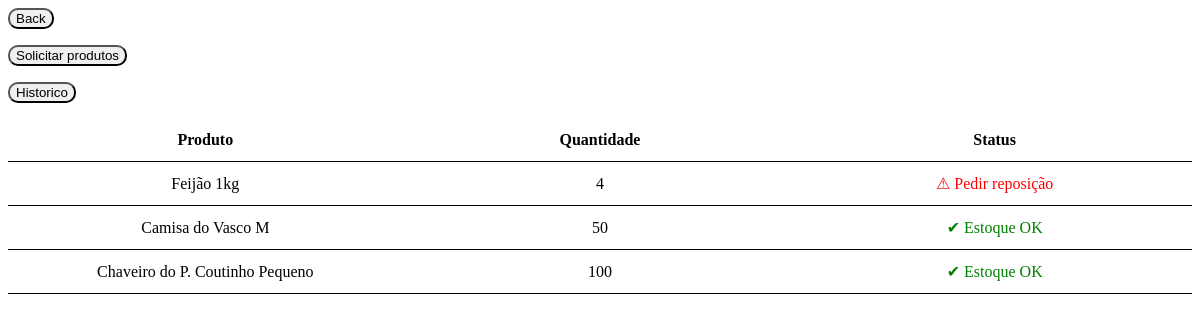
Page /estoque on the earlier database version.
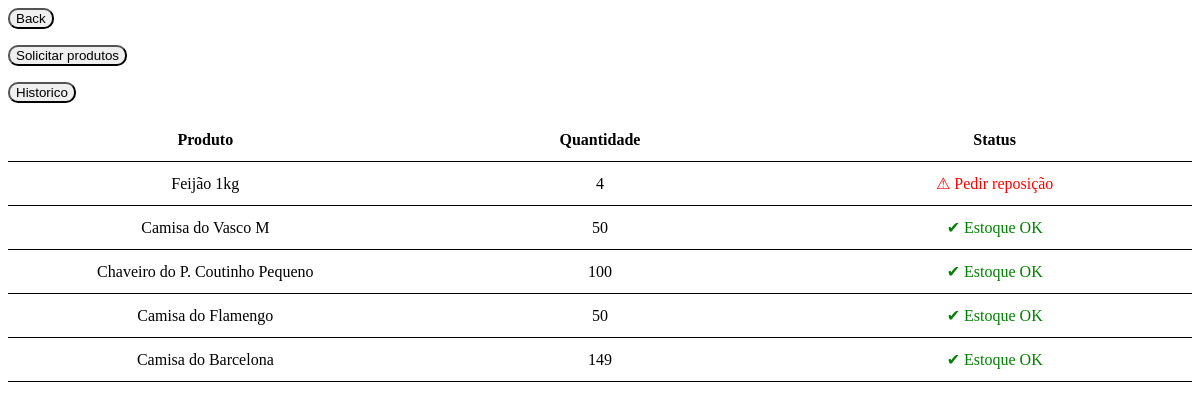
Same page on the later database version.
### tables this page shows
CREATE TABLE produtos (
    id INTEGER PRIMARY KEY AUTOINCREMENT,
    nome TEXT NOT NULL,
    codigo TEXT UNIQUE NOT NULL,
    categoria TEXT,
    quantidade INTEGER NOT NULL DEFAULT 0,
    estoque_minimo INTEGER NOT NULL,
    preco_custo REAL,
    preco_venda REAL
);

### app.py (the view)
@app.route("/estoque")
def estoque():
    conn = sqlite3.connect("estoque.db")
    cursor = conn.cursor()
    cursor.execute("SELECT id, nome, quantidade, estoque_minimo FROM produtos")
    produtos = cursor.fetchall()
    conn.close()
    return render_template("estoque.html", produtos=produtos)

### templates/estoque.html
<link rel="stylesheet" href="{{ url_for('static', filename='estoque.css') }}">
<body>
  <form action="{{ url_for('adicionar_produto') }}" class="top-bar">
    <div class="container">
      <button type="submit"> Back </button>
    </div>
  </form>
  <form action="{{ url_for('pedir_prod') }}" class="top-bar">
    <div class="container">
      <button type="submit"> Solicitar produtos </button>
    </div>
  </form>
  <form action="{{ url_for('historico_movimentacoes') }}" class="top-bar">
    <div class="container">
      <button type="submit"> Historico </button>
    </div>
  </form>
</body>
<table>
  <tr>
    <th>Produto</th>
    <th>Quantidade</th>
    <th>Status</th>
  </tr>
  {% for p in produtos %}
  <tr>
    <td>{{ p[1] }}</td>
    <td>{{ p[2] }}</td>
    {% if p[2] <= p[3] %} <td style="color:red;">⚠ Pedir reposição</td>
      {% else %}
      <td style="color:green;">✔ Estoque OK</td>
      {% endif %}
  </tr>
  {% endfor %}
</table>

### static/estoque.css (style rules this page uses)
button { border-radius: 10px; box-sizing: border-box; margin: 0; margin-block-end: 0; }
table { width: 100%; border-collapse: collapse; table-layout: fixed; }
th, td { border-bottom: 1px solid #000; padding: 12px 16px; text-align: center; vertical-align: middle; }
th { font-weight: bold; }

Differences in the rows shown:
added produtos: nome "Camisa do Flamengo", quantidade "50", estoque_minimo "✔ Estoque OK"
added produtos: nome "Camisa do Barcelona", quantidade "149", estoque_minimo "✔ Estoque OK"
